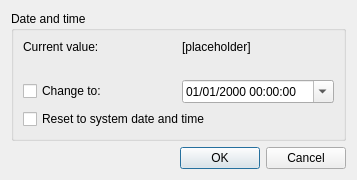
<?xml version="1.0" encoding="UTF-8"?>
<ui version="4.0">
 <class>DateTimeDialog</class>
 <widget class="QDialog" name="DateTimeDialog">
  <property name="geometry">
   <rect>
    <x>0</x>
    <y>0</y>
    <width>357</width>
    <height>161</height>
   </rect>
  </property>
  <property name="windowTitle">
   <string>Date and time - melonDS</string>
  </property>
  <layout class="QVBoxLayout" name="verticalLayout">
   <item>
    <widget class="QGroupBox" name="groupBox_2">
     <property name="title">
      <string>Date and time</string>
     </property>
     <layout class="QGridLayout" name="gridLayout_2">
      <item row="0" column="0">
       <widget class="QLabel" name="label">
        <property name="text">
         <string>Current value:</string>
        </property>
       </widget>
      </item>
      <item row="0" column="1">
       <widget class="QLabel" name="lblCustomTime">
        <property name="text">
         <string>[placeholder]</string>
        </property>
       </widget>
      </item>
      <item row="1" column="0">
       <widget class="QLabel" name="label_2">
        <property name="text">
         <string/>
        </property>
       </widget>
      </item>
      <item row="2" column="0">
       <widget class="QCheckBox" name="chkChangeTime">
        <property name="text">
         <string>Change to:</string>
        </property>
       </widget>
      </item>
      <item row="2" column="1">
       <widget class="QDateTimeEdit" name="txtNewCustomTime">
        <property name="dateTime">
         <datetime>
          <hour>0</hour>
          <minute>0</minute>
          <second>0</second>
          <year>2000</year>
          <month>1</month>
          <day>1</day>
         </datetime>
        </property>
        <property name="maximumDateTime">
         <datetime>
          <hour>23</hour>
          <minute>59</minute>
          <second>59</second>
          <year>2099</year>
          <month>12</month>
          <day>31</day>
         </datetime>
        </property>
        <property name="minimumDateTime">
         <datetime>
          <hour>0</hour>
          <minute>0</minute>
          <second>0</second>
          <year>2000</year>
          <month>1</month>
          <day>1</day>
         </datetime>
        </property>
        <property name="displayFormat">
         <string>dd/MM/yyyy HH:mm:ss</string>
        </property>
        <property name="calendarPopup">
         <bool>true</bool>
        </property>
       </widget>
      </item>
      <item row="3" column="0" colspan="2">
       <widget class="QCheckBox" name="chkResetTime">
        <property name="text">
         <string>Reset to system date and time</string>
        </property>
       </widget>
      </item>
     </layout>
    </widget>
   </item>
   <item>
    <widget class="QDialogButtonBox" name="buttonBox">
     <property name="orientation">
      <enum>Qt::Horizontal</enum>
     </property>
     <property name="standardButtons">
      <set>QDialogButtonBox::Cancel|QDialogButtonBox::Ok</set>
     </property>
    </widget>
   </item>
  </layout>
 </widget>
 <resources/>
 <connections>
  <connection>
   <sender>buttonBox</sender>
   <signal>accepted()</signal>
   <receiver>DateTimeDialog</receiver>
   <slot>accept()</slot>
   <hints>
    <hint type="sourcelabel">
     <x>248</x>
     <y>254</y>
    </hint>
    <hint type="destinationlabel">
     <x>157</x>
     <y>274</y>
    </hint>
   </hints>
  </connection>
  <connection>
   <sender>buttonBox</sender>
   <signal>rejected()</signal>
   <receiver>DateTimeDialog</receiver>
   <slot>reject()</slot>
   <hints>
    <hint type="sourcelabel">
     <x>316</x>
     <y>260</y>
    </hint>
    <hint type="destinationlabel">
     <x>286</x>
     <y>274</y>
    </hint>
   </hints>
  </connection>
 </connections>
</ui>
